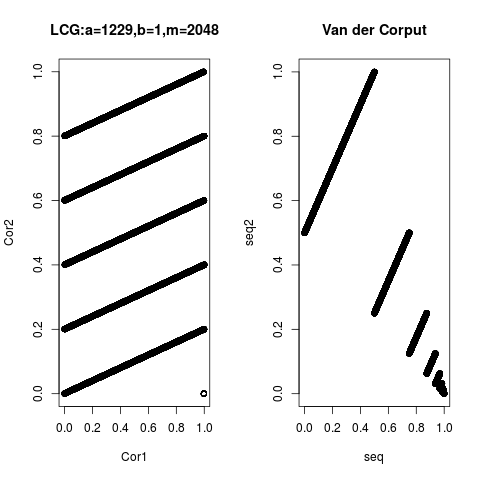

This figure's R source:
a <- 1229;
b <- 1;
m <- 2048;
x <- 0;
x <- (a*x+b)%%m;
u <- x/m;
Cor1=NULL;
Cor2=NULL;

for(i in 1:100000)
{
	x <- (a*x+b)%%m;
	Cor1[i]=u;
	u <- x/m;
	Cor2[i] <- u;
}


seq=NULL;
for(i in 1:100001){
	p=NULL;
	res <- 0;
	num=i;
	for(j in 1:18){
		p[j]=num%%2;
		num=num%/%2;
	}
	for(k in 1:18){
		res=res+p[k]*2^(-k);
	}
	seq[i]=res;
}
#Making 2-D pairs.
seq2=NULL;
for(s in 1:100000){
	seq2[s]=seq[s+1];
}
length(seq) <- 100000;

pk=c(0,1);

old.par <- par(mfrow=c(1, 2));
plot(Cor1, Cor2, main="LCG:a=1229,b=1,m=2048");
plot(seq, seq2,  main="Van der Corput");
par(old.par);
